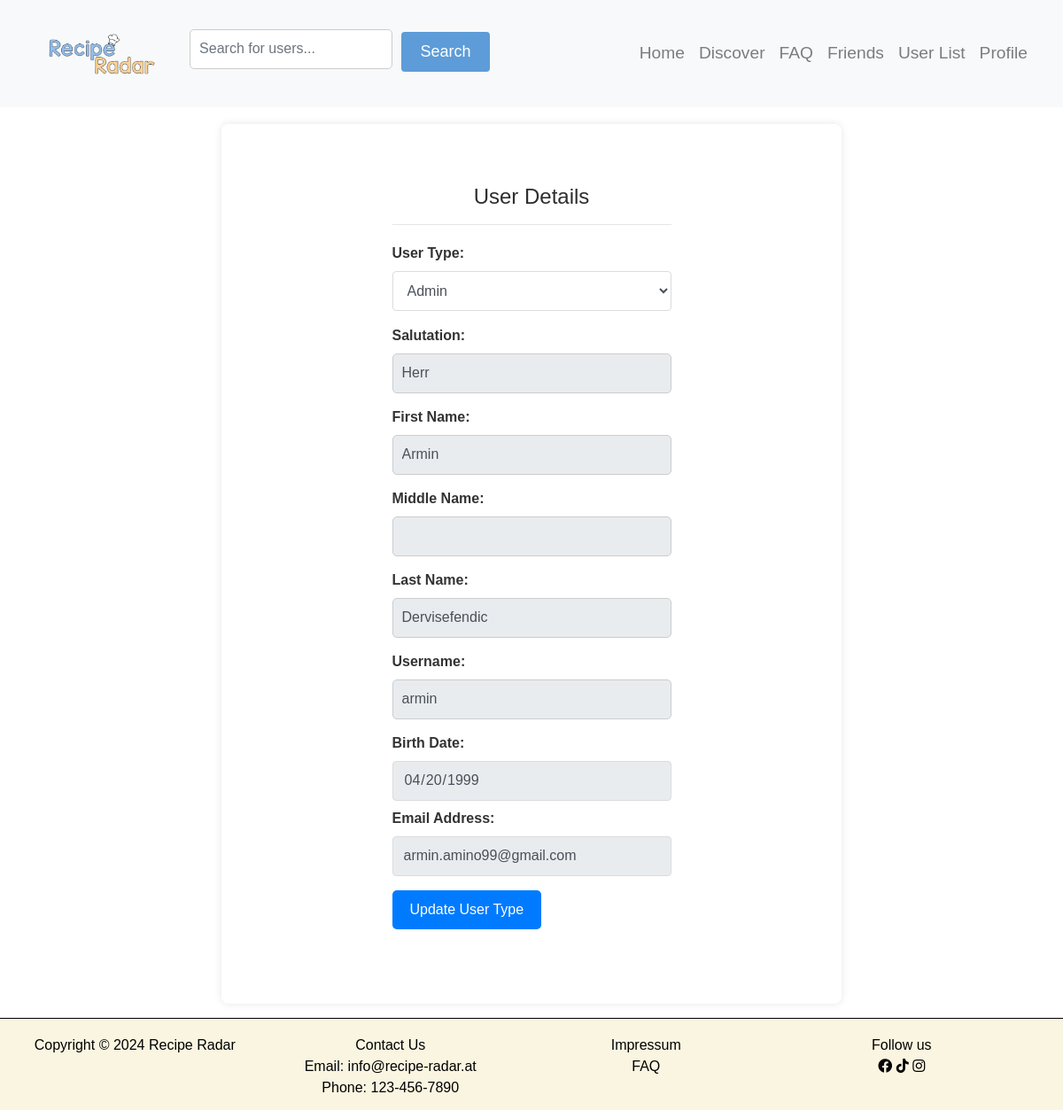
/userdetails.php?id=82 (signed in), run on an earlier commit of the app's database.
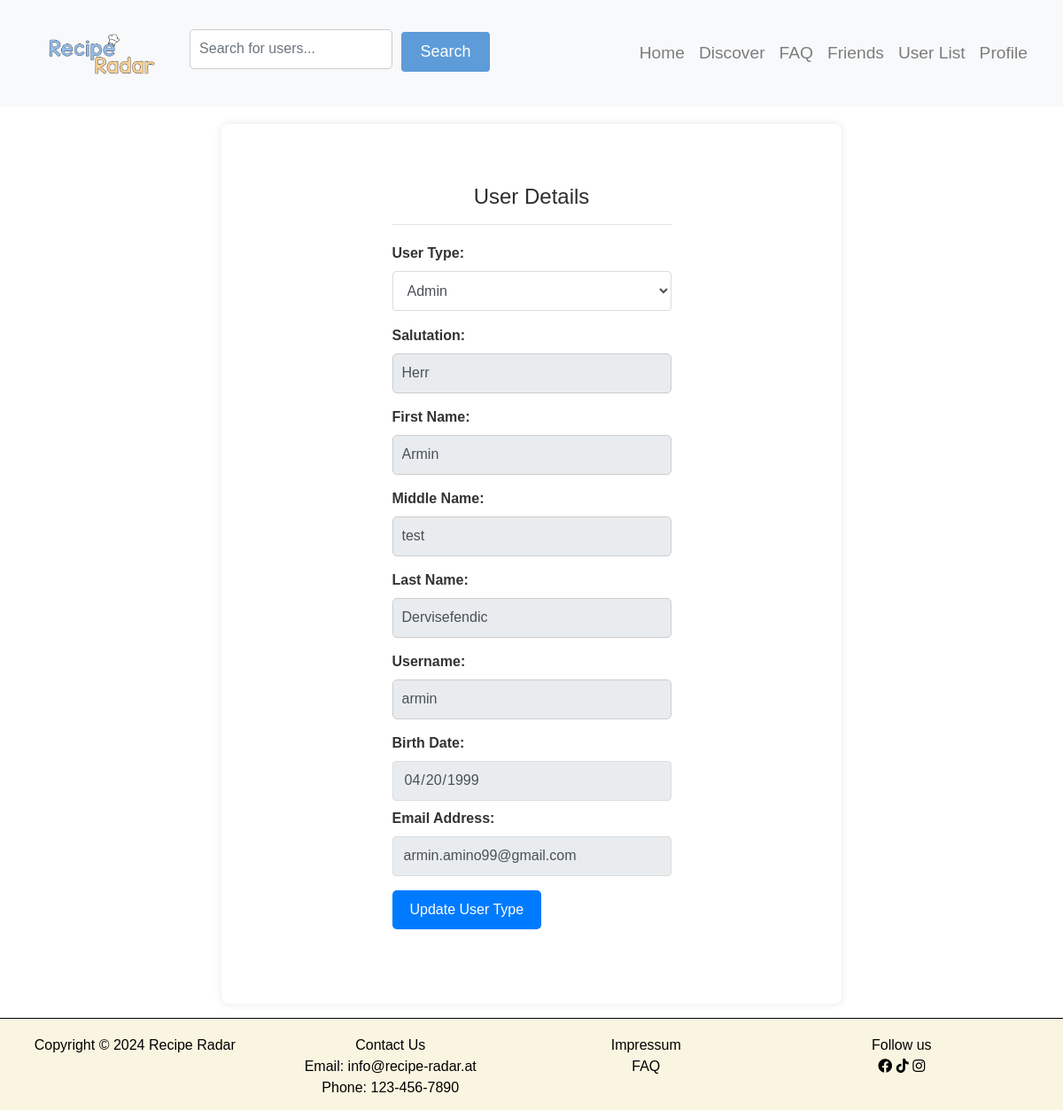
And on a later commit of the database.
### tables this page shows
CREATE TABLE `users` (
  `userID` int(20) NOT NULL,
  `type` text NOT NULL DEFAULT 'normal',
  `salutation` varchar(50) DEFAULT NULL,
  `firstName` varchar(50) NOT NULL,
  `middleName` varchar(50) DEFAULT NULL,
  `lastName` varchar(50) NOT NULL,
  `userName` varchar(30) NOT NULL,
  `email` varchar(100) NOT NULL,
  `password` varchar(255) NOT NULL,
  `birthDate` date NOT NULL,
  `profilePicture` varchar(255) DEFAULT NULL
);

### services/userdetails_service.php (called while the page is built, shortened)
<?php
require "config/db_connect.php";
if (isset($_GET["id"])) {
    $id = $_GET["id"];
    $getUser = "SELECT * FROM users WHERE userID = $id";
    $userResult = mysqli_query($conn, $getUser);
    $user = mysqli_fetch_assoc($userResult);
}
?>

### userdetails.php (the view, shortened to what this page needs)
<?php
require "services/userdetails_service.php";
?>
<head>
    <?php require "components/head.php" ?>
</head>
<header>
    <?php include('components/navigation.php'); ?>
</header>
<body>
    <main>
    <div class="container" style="max-width: 700px; margin-top: 140px; overflow-y: auto;">
        <div class="row justify-content-center">
            <div class="col-11 col-sm-10 col-md-8 col-lg-7 col-xl-6 col-xxl-5">
                <h4 class="untertitle mb-1 mt-5">User Details</h4>
                <hr>
                <form method="post" action="">
                    <div class="mb-2">
                        <label for="userType" class="left-align-label">User Type:</label>
                        <select class="form-control auth-input" name="userType">
                            <option value="admin" <?php if ($user['type'] == 'admin') echo 'selected'; ?>>Admin</option>
                        </select>
                    </div>
                    <div class="mb-2 mt-3">
                        <label for="salutation" class="left-align-label">Salutation:</label>
                        <input type="text" class="form-control auth-input" name="salutation" value="<?php echo htmlspecialchars($user['salutation']); ?>" readonly>
                    </div>
                    <div class="mb-2">
                        <label for="firstName" class="left-align-label">First Name:</label>
                        <input type="text" class="form-control auth-input" name="firstName" value="<?php echo htmlspecialchars($user['firstName']); ?>" readonly>
                    </div>
                    <div class="mb-2">
                        <label for="middleName" class="left-align-label">Middle Name:</label>
                        <input type="text" class="form-control auth-input" name="middleName" value="<?php echo htmlspecialchars($user['middleName']); ?>" readonly>
                    </div>
                    <div class="mb-2">
                        <label for="lastName" class="left-align-label">Last Name:</label>
                        <input type="text" class="form-control auth-input" name="lastName" value="<?php echo htmlspecialchars($user['lastName']); ?>" readonly>
                    </div>
                    <div class="mb-2">
                        <label for="userName" class="left-align-label">Username:</label>
                        <input type="text" class="form-control auth-input" name="userName" value="<?php echo htmlspecialchars($user['userName']); ?>" readonly>
                    </div>
                    <div class="mb-2">
                        <label for="birthDate" class="left-align-label">Birth Date:</label>
                        <input type="date" class="form-control auth-input" name="birthDate" value="<?php echo htmlspecialchars($user['birthDate']); ?>" readonly>
                    </div>
                    <div class="mb-2">
                        <label for="email" class="left-align-label">Email Address:</label>
                        <input type="email" class="form-control auth-input" name="email" value="<?php echo htmlspecialchars($user['email']); ?>" readonly>
                    </div>
                    <button type="submit" class="btn btn-primary mb-5 mt-2">Update User Type</button>
                </form>
            </div>
        </div>
    </div>
    </main>
    <?php include('components/footer.php'); ?>
</body>

What changed in the data, as far as the page shows it:
changed users "Herr": middleName (not shown) → "test"
